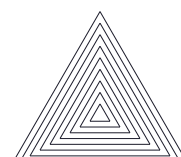

Write Python code to recreate this figure.
import svgwrite
from math import sin,sqrt,tan,cos,pi

dwg = svgwrite.Drawing('b_triangles.svg', profile='tiny')
stroke = svgwrite.rgb(10, 10, 16, '%')

edge = 200
d = 200
x = 0
z = 0
y = sqrt(d**2 - (d/2)**2)

for i in range(9):
    x = x + 10
    d -= 10
    y -= 10 * tan(30 * pi/180)
    z += 10 / cos(30 * pi/180)
    dwg.add(dwg.line((x,y), (edge/2, z), stroke=stroke))
    dwg.add(dwg.line((edge/2, z), (d, y), stroke=stroke))
    dwg.add(dwg.line((x,y), (d, y), stroke=stroke))

dwg.save()
